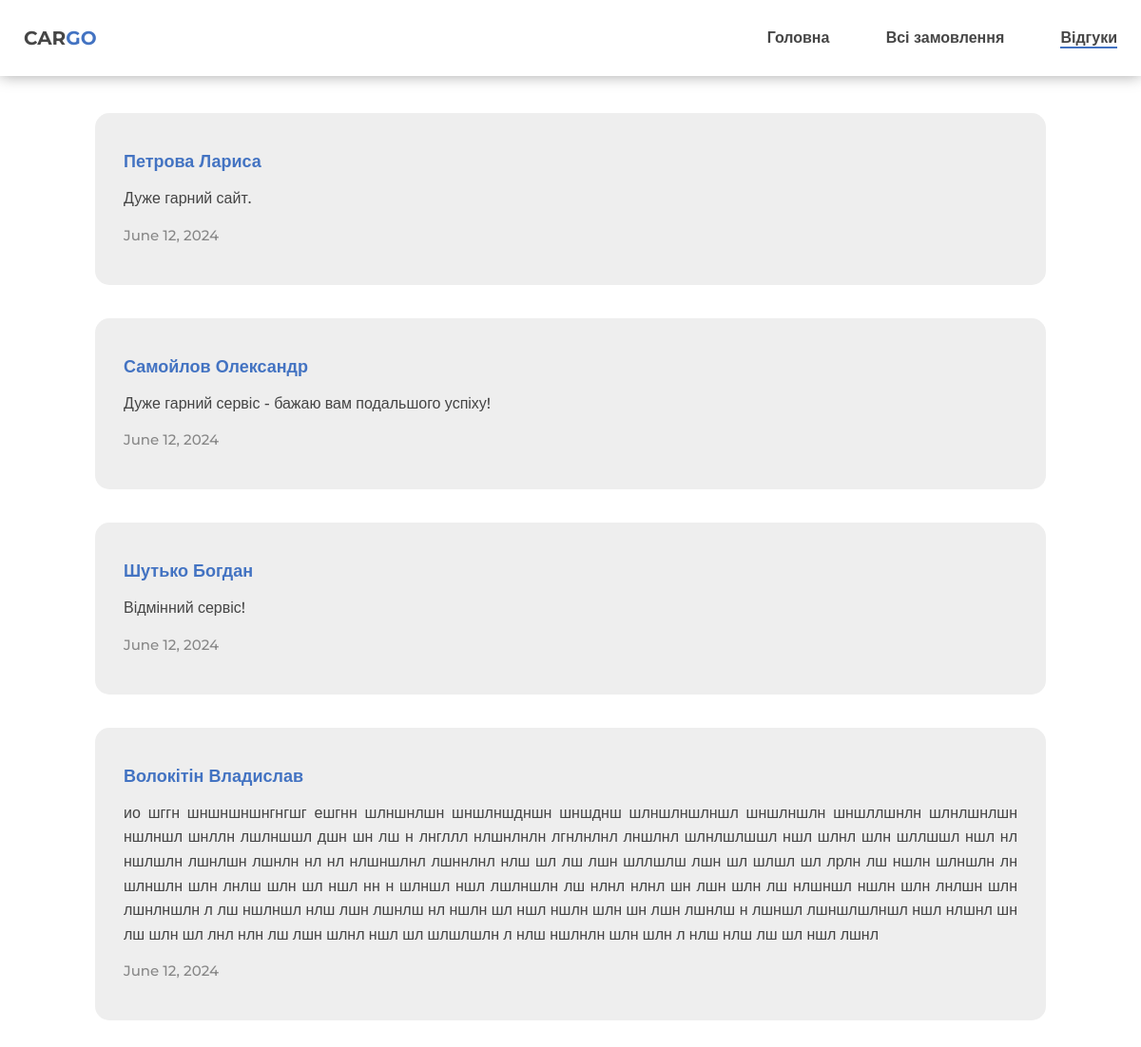
The app's page /show_all_reviews/, older data.
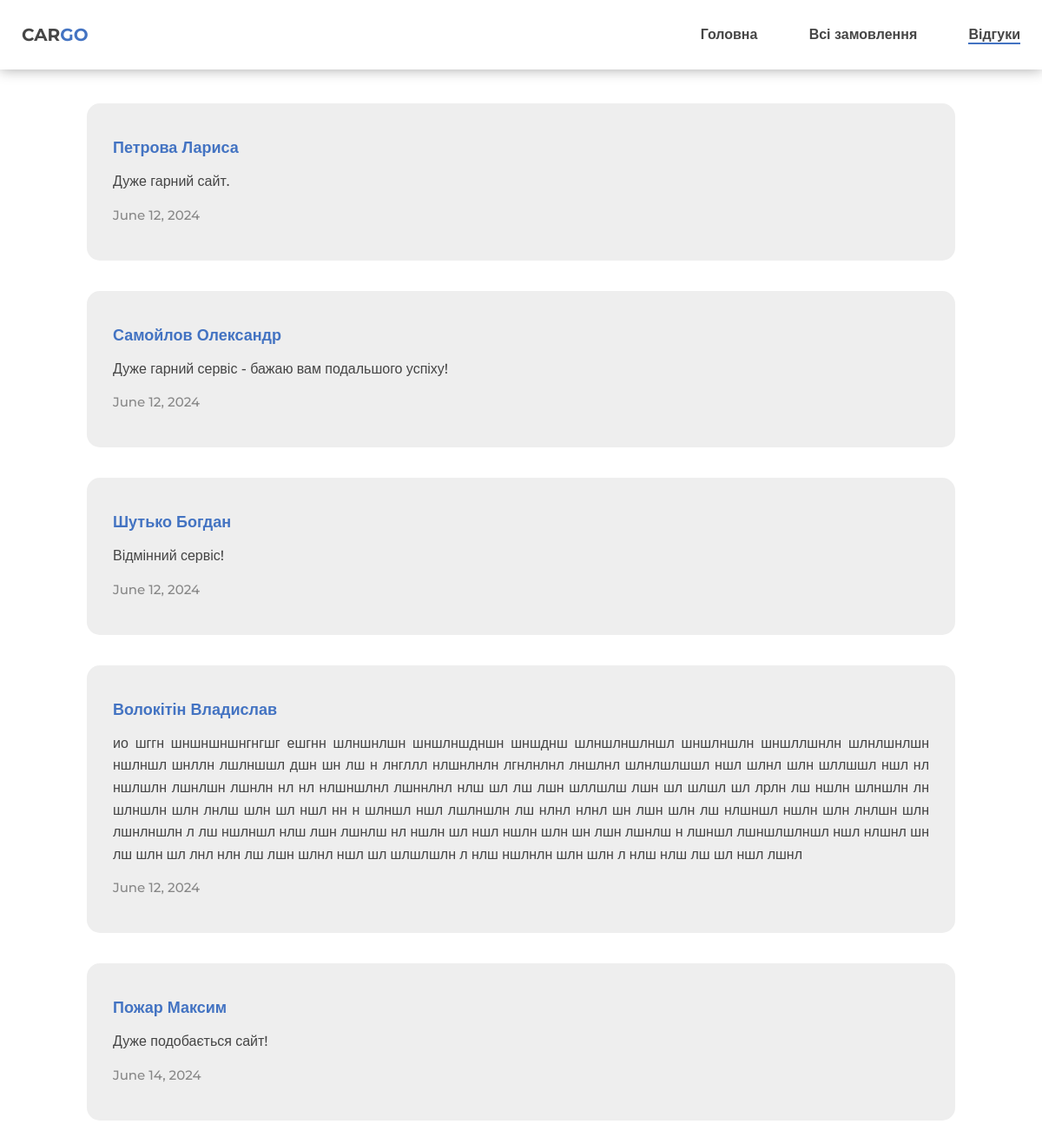
The same page, newer data.
### polls/models.py (models this page shows)
class Review(models.Model):
    customer_second_name = models.CharField(max_length=50, verbose_name='Прізвище')
    customer_first_name = models.CharField(max_length=50, verbose_name="Ім'я")
    date = models.DateField(verbose_name='Дата відправлення')
    discr = models.TextField(verbose_name='Текст відгуку')
    class Meta:
        verbose_name = 'Відгук'
        verbose_name_plural = 'Відгуки'
        ordering = ['id']

### polls/views.py (the view)
# urls.py: path('show_all_reviews/', views.show_all, name='all'),
def show_all(request):
    reviews = Review.objects.all()
    if request.method == 'GET':
        return render(request, 'polls/reviews2.html', {'reviews': reviews})

### polls/templates/polls/reviews2.html (shortened to what this page needs)
{% load static %}
{{ '<' }}{{ '!DOCTYPE html>' }}
<html lang="uk">
<head>
    <link rel="stylesheet" type="text/css" href="{% static 'css/reviews2.css' %}">
    <link rel="stylesheet" type="text/css" href="https://cdnjs.cloudflare.com/ajax/libs/font-awesome/6.2.1/css/all.min.css">
</head>
<body>
    <header class="header" id="#top">
        <div class="container">
            <div class="header_wrapper">
                <div class="logo"><a class="logo_link" href="#">CAR<span class="header_go">GO</span></a></div>
                <ul class="nav">
                    <li><a href="{% url 'display admin page' %}">Головна</a></li>
                    <li><a href="{% url 'list' %}">Всі замовлення</a></li>
                    <li class="active"><a href="reviews.html">Відгуки</a></li>
                </ul>
            </div>
        </div>
    </header>
    {% if reviews %}
    <section class="reviews">
        <div class="container2">
            <div class="header_text">
            </div>
            {% for review in reviews %}
            <div class="reviw_wrapper">
                <div class="review_content">
                    <h2 class="title">{{ review.customer_second_name }} {{ review.customer_first_name }}</h2>
                    <p>{{ review.discr }}</p>
                    <p class="date">{{ review.date }}</p>
                </div>
            </div>
            {% endfor %}
        </div>
    </section>
{% endif %}
</body>
</html>

Row changes from the older to the newer data that the page shows:
added Review: customer_second_name "Пожар", customer_first_name "Максим", discr "Дуже подобається сайт!", date "June 14, 2024"
